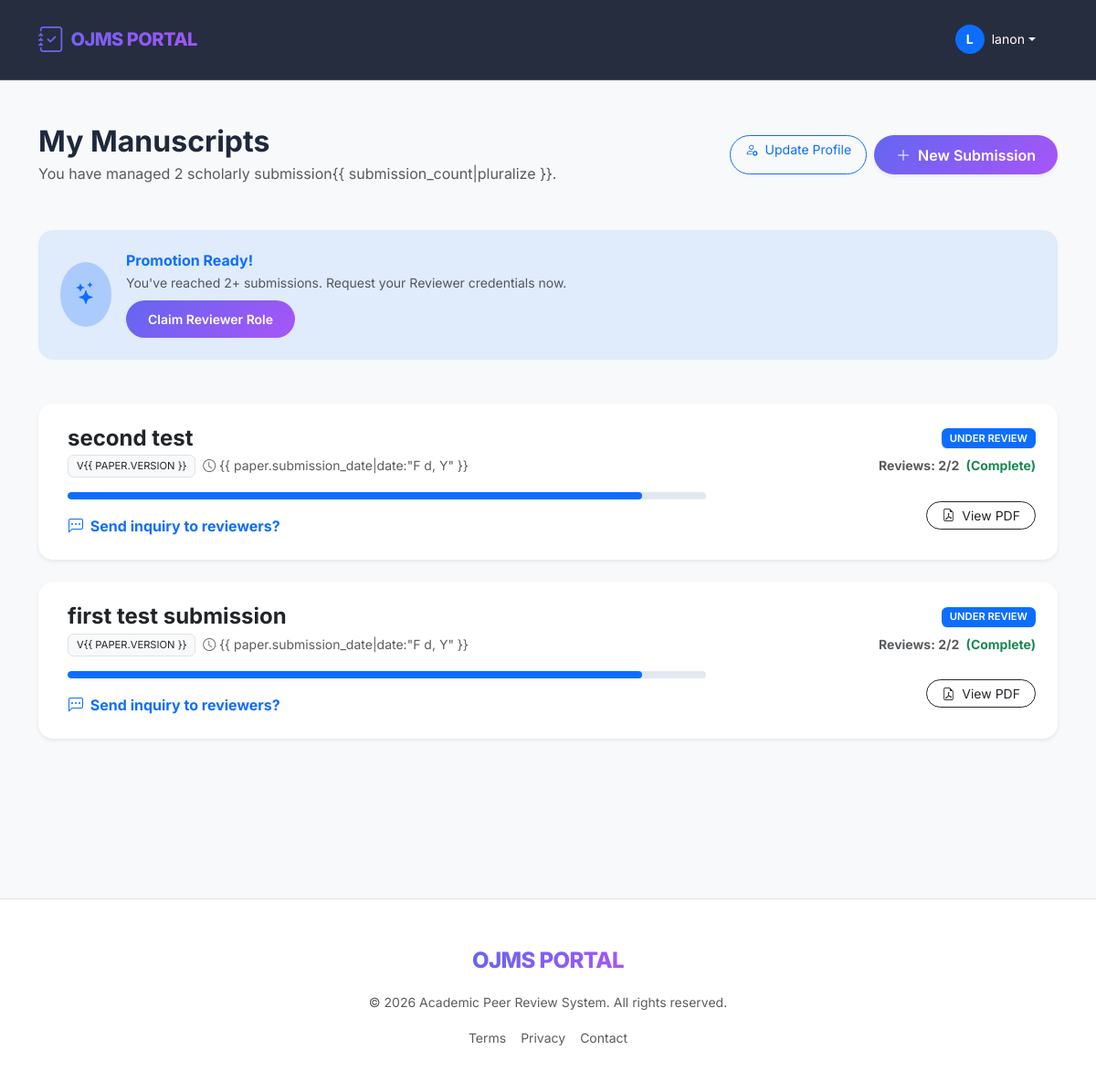
/dashboard/ (signed in), run on the app's committed database.
### users/models.py (models this page shows, shortened)
class CustomUser(AbstractUser):
    ADMIN = 'ADMIN'
    EDITOR = 'EDITOR'
    REVIEWER = 'REVIEWER'
    AUTHOR = 'AUTHOR'
    ROLE_CHOICES = [
        (ADMIN, 'Administrator'),
        (EDITOR, 'Editor'),
        (REVIEWER, 'Reviewer'),
        (AUTHOR, 'Author'),
    ]
    role = models.CharField(max_length=10, choices=ROLE_CHOICES, default=AUTHOR)
    institution = models.CharField(max_length=255, blank=True, null=True)
    expertise = models.CharField(max_length=255, blank=True, null=True, help_text="Comma-separated areas of expertise")
    @property
    def is_reviewer(self):
        return self.role == self.REVIEWER

### submissions/models.py (models this page shows, shortened)
class Manuscript(models.Model):
    SUBMITTED = 'SUBMITTED'
    UNDER_REVIEW = 'UNDER_REVIEW'
    DECISION_READY = 'DECISION_READY'
    ACCEPTED = 'ACCEPTED'
    REJECTED = 'REJECTED'
    REVISION_REQ = 'REVISION_REQ'
    STATUS_CHOICES = [
        (SUBMITTED, 'Submitted'),
        (UNDER_REVIEW, 'Under Review'),
        (DECISION_READY, 'Decision Ready'),
        (ACCEPTED, 'Accepted'),
        (REJECTED, 'Rejected'),
        (REVISION_REQ, 'Revision Required'),
    ]
    title = models.CharField(max_length=255)
    abstract = models.TextField()
    author = models.ForeignKey(
        settings.AUTH_USER_MODEL,
        on_delete=models.CASCADE,
        related_name='manuscripts'
    )
    file = models.FileField(upload_to='manuscripts/')
    version = models.IntegerField(default=1)
    status = models.CharField(max_length=20, choices=STATUS_CHOICES, default=SUBMITTED)
    submission_date = models.DateTimeField(auto_now_add=True)
    updated_at = models.DateTimeField(auto_now=True)
    editor = models.ForeignKey(
        settings.AUTH_USER_MODEL,
        on_delete=models.SET_NULL,
        null=True,
        blank=True,
        related_name='assigned_manuscripts',
        limit_choices_to={'role': 'EDITOR'}
    )
    class Meta:
        ordering = ['-submission_date']
    def is_ready_for_decision(self):
        positive_recommendations = ['ACCEPT', 'REVISE']
        ok_count = self.reviews.filter(
            status='COMPLETED',
            recommendation__in=positive_recommendations
        ).count()
        return ok_count >= 2
    def get_positive_review_count(self):
        return self.reviews.filter(
            status='COMPLETED',
            recommendation__in=['ACCEPT', 'REVISE']
        ).count()

### users/views.py (the view)
# urls.py: path('dashboard/', dashboard_view, name='dashboard'),
@login_required
def dashboard_view(request):
    user = request.user
    if user.is_superuser or user.role == 'EDITOR':
        from submissions.models import Manuscript
        items = Manuscript.objects.all().order_by('-submission_date')
        return render(request, 'dashboards/editor.html', {'items': items})
    elif user.role == 'REVIEWER':
        from submissions.models import Review
        items = Review.objects.filter(reviewer=user).order_by('-date_assigned')
        return render(request, 'dashboards/reviewer.html', {'items': items})
    else: # AUTHOR
        items = user.manuscripts.all().order_by('-submission_date')
        submission_count = items.count()
        eligible = submission_count >= 2
        needed = max(0, 2 - submission_count)
        return render(request, 'dashboards/author.html', {
            'items': items,
            'eligible_for_promotion': eligible,
            'submission_count': submission_count,
            'needed': needed # <--- Pass this new variable
        })

### templates/dashboards/author.html (shortened to what this page needs)
{% extends 'base.html' %}
{% block content %}
<div class="row align-items-center mb-5">
    <div class="col-md-7">
        <h1 class="fw-bold h2 mb-1">My Manuscripts</h1>
        <p class="text-muted mb-0">You have managed {{ submission_count }} scholarly submission{{
            submission_count|pluralize }}.</p>
    </div>
    <div class="col-md-5 text-md-end mt-3 mt-md-0">
        <div class="d-flex gap-2 justify-content-md-end">
            <a href="{% url 'profile' %}" class="btn btn-outline-primary btn-sm rounded-pill px-3">
                <i class="bi bi-person-gear me-1"></i> Update Profile
            </a>
            <a href="{% url 'submit_paper' %}" class="btn btn-primary rounded-pill px-4 shadow-sm">
                <i class="bi bi-plus-lg me-1"></i> New Submission
            </a>
        </div>
    </div>
</div>
{% if not user.is_reviewer %}
<div class="card bg-primary bg-opacity-10 border-0 rounded-4 mb-5 shadow-none">
    <div class="card-body d-flex align-items-center p-4">
        <div class="rounded-circle bg-primary bg-opacity-25 p-3 me-3 text-primary">
            <i class="bi bi-stars fs-4"></i>
        </div>
        <div>
            {% if eligible_for_promotion %}
            <h6 class="fw-bold mb-1 text-primary">Promotion Ready!</h6>
            <p class="small mb-2 text-muted">You've reached 2+ submissions. Request your Reviewer credentials now.</p>
            <form action="{% url 'request_promotion' %}" method="post" class="m-0">
                <button type="submit" class="btn btn-sm btn-primary rounded-pill">Claim Reviewer Role</button>
            </form>
            {% else %}
            <h6 class="fw-bold mb-1 text-primary">Path to Reviewer</h6>
            <p class="small mb-0 text-muted">Submit <strong>{{ needed }} more</strong> paper{{ needed|pluralize }} to
                unlock Reviewer privileges.</p>
            {% endif %}
        </div>
    </div>
</div>
{% endif %}
<div class="row">
    {% for paper in items %}
    <div class="col-12 mb-4">
        <div class="card overflow-hidden border-0 shadow-sm">
            <div class="card-body p-0">
                <div class="row g-0">
                    <div class="col p-4">
                        <div class="d-flex flex-wrap justify-content-between align-items-start gap-3 mb-3">
                            <div>
                                <h4 class="fw-bold mb-1">{{ paper.title }}</h4>
                                <div class="d-flex align-items-center gap-2">
                                    <span class="badge bg-light text-dark border small fw-normal">v{{ paper.version
                                        }}</span>
                                    <span class="text-muted small"><i class="bi bi-clock me-1"></i>{{
                                        paper.submission_date|date:"F d, Y" }}</span>
                                </div>
                            </div>
                            <div class="text-end">
                                <span
                                    class="badge {% if paper.status == 'ACCEPTED' %}bg-success{% elif paper.status == 'REJECTED' %}bg-danger{% elif paper.status == 'REVISION_REQ' %}bg-warning text-dark{% else %}bg-primary{% endif %} mb-2 d-inline-block">
                                    {{ paper.get_status_display }}
                                </span>
                                <div class="small fw-bold text-muted">
                                    Reviews: {{ paper.get_positive_review_count }}/2
                                    {% if paper.is_ready_for_decision %}<span
                                        class="text-success ms-1">(Complete)</span>{% endif %}
                                </div>
                            </div>
                        </div>
                        <div class="row align-items-center g-4">
                            <div class="col-lg-8">
                                <div class="progress mb-2" style="height: 8px; width: 100%;">
                                    {% if paper.status == 'SUBMITTED' %}
                                    <div class="progress-bar bg-primary opacity-50" style="width: 25%"></div>
                                    {% elif paper.status == 'UNDER_REVIEW' %}
                                    {% if paper.is_ready_for_decision %}
                                    <div class="progress-bar bg-primary" style="width: 90%"></div>
                                    {% else %}
                                    <div class="progress-bar bg-primary" style="width: 60%"></div>
                                    {% endif %}
                                    {% elif paper.status == 'REVISION_REQ' %}
                                    <div class="progress-bar bg-warning" style="width: 75%"></div>
                                    {% elif paper.status == 'ACCEPTED' %}
                                    <div class="progress-bar bg-success" style="width: 100%"></div>
                                    {% elif paper.status == 'REJECTED' %}
                                    <div class="progress-bar bg-danger" style="width: 100%"></div>
                                    {% endif %}
                                </div>
                                {% if paper.status == 'UNDER_REVIEW' %}
                                <div class="mt-3">
                                    <button class="btn btn-link text-primary text-decoration-none p-0 small fw-bold"
                                        type="button" data-bs-toggle="collapse" data-bs-target="#inquiry{{ paper.id }}">
                                        <i class="bi bi-chat-left-dots me-1"></i> Send inquiry to reviewers?
                                    </button>
                                </div>
                                {% endif %}
                            </div>
                            <div class="col-lg-4 text-lg-end">
                                <div class="d-flex gap-2 justify-content-lg-end">
                                    <a href="{{ paper.file.url }}" class="btn btn-outline-dark btn-sm rounded-pill px-3"
                                        target="_blank">
                                        <i class="bi bi-file-earmark-pdf me-1"></i> View PDF
                                    </a>
                                </div>
                            </div>
                        </div>
                    </div>
                </div>
            </div>
        </div>
    </div>
    {% endfor %}
</div>
{% endblock %}

### templates/base.html (shortened to what this page needs)
<!DOCTYPE html>
<html lang="en">
<head>
    <link rel="stylesheet" href="https://cdn.jsdelivr.net/npm/bootstrap-icons@1.11.3/font/bootstrap-icons.min.css">
    <link href="https://cdn.jsdelivr.net/npm/bootstrap@5.3.0/dist/css/bootstrap.min.css" rel="stylesheet">
    {% load static %}
    <link rel="stylesheet" href="{% static 'css/main.css' %}">
</head>
<body class="bg-light">
    <nav class="navbar navbar-expand-lg navbar-dark sticky-top mb-5">
        <div class="container">
            <a class="navbar-brand d-flex align-items-center" href="{% url 'landing' %}">
                <i class="bi bi-journal-check fs-3 me-2"></i>
                <span>OJMS PORTAL</span>
            </a>
            <div class="collapse navbar-collapse" id="navbarMain">
                <div class="navbar-nav ms-auto align-items-center">
                    {% if user.is_authenticated %}
                        <div class="nav-item dropdown me-3">
                            <a class="nav-link dropdown-toggle text-white d-flex align-items-center" href="#" role="button" data-bs-toggle="dropdown">
                                <div class="bg-primary rounded-circle me-2 d-flex align-items-center justify-content-center" style="width: 32px; height: 32px;">
                                    <span class="small fw-bold">{{ user.username|first|upper }}</span>
                                </div>
                                <span class="small">{{ user.username }}</span>
                            </a>
                        </div>
                    {% else %}
                        <a href="{% url 'login' %}" class="nav-link me-2 text-white">Login</a>
                        <a href="{% url 'register' %}" class="btn btn-primary btn-sm px-4 rounded-pill shadow-sm">Sign Up</a>
                    {% endif %}
                </div>
            </div>
        </div>
    </nav>
    <main class="container fade-in min-vh-100">
        {% block content %}{% endblock %}
    </main>
    <footer class="bg-white border-top mt-5 py-5">
        <div class="container text-center">
            <div class="mb-3">
                <a class="navbar-brand text-decoration-none fs-4" href="#">OJMS PORTAL</a>
            </div>
            <p class="text-muted small">&copy; 2026 Academic Peer Review System. All rights reserved.</p>
            <div class="d-flex justify-content-center gap-3">
                <a href="#" class="text-decoration-none text-muted small">Terms</a>
                <a href="#" class="text-decoration-none text-muted small">Privacy</a>
                <a href="#" class="text-decoration-none text-muted small">Contact</a>
            </div>
        </div>
    </footer>
</body>
</html>

### static/css/main.css (style rules this page uses)
:root { --primary-gradient: linear-gradient(135deg, #6366f1 0%, #a855f7 100%); --secondary-gradient: linear-gradient(135deg, #3b82f6 0%, #2dd4bf 100%); --card-shadow: 0 10px 15px -3px rgba(0, 0, 0, 0.1), 0 4px 6px -2px rgba(0, 0, 0, 0.05); --glass-bg: rgba(255, 255, 255, 0.8); --glass-border: rgba(255, 255, 255, 0.2); }
body { font-family: 'Inter', system-ui, -apple-system, sans-serif; background-color: #f8fafc; color: #1e293b; line-height: 1.6; }
.navbar { background: rgba(15, 23, 42, 0.9) !important; backdrop-filter: blur(10px); border-bottom: 1px solid var(--glass-border); padding: 1rem 0; }
.navbar-brand { font-weight: 800; letter-spacing: -0.025em; background: var(--primary-gradient); -webkit-background-clip: text; background-clip: text; -webkit-text-fill-color: transparent; }
.card { border: none; border-radius: 1rem; box-shadow: var(--card-shadow); transition: transform 0.2s ease, box-shadow 0.2s ease; }
.btn-primary { background: var(--primary-gradient); border: none; font-weight: 600; padding: 0.6rem 1.5rem; border-radius: 0.5rem; }
.badge { padding: 0.5em 0.8em; border-radius: 0.4rem; font-weight: 600; text-transform: uppercase; font-size: 0.7rem; }
.fade-in { animation: fadeIn 0.8s ease-out; }
.progress { background-color: #e2e8f0; border-radius: 1rem; }
.progress-bar { border-radius: 1rem; }

### data on the page
CustomUser: username|first "L", username "lanon"
Manuscript: title "second test", status "UNDER REVIEW", get_positive_review_count "2", shows "(Complete)"
Manuscript: title "first test submission", status "UNDER REVIEW", get_positive_review_count "2", shows "(Complete)"

### other printed values
{{ submission_count }} "2"
